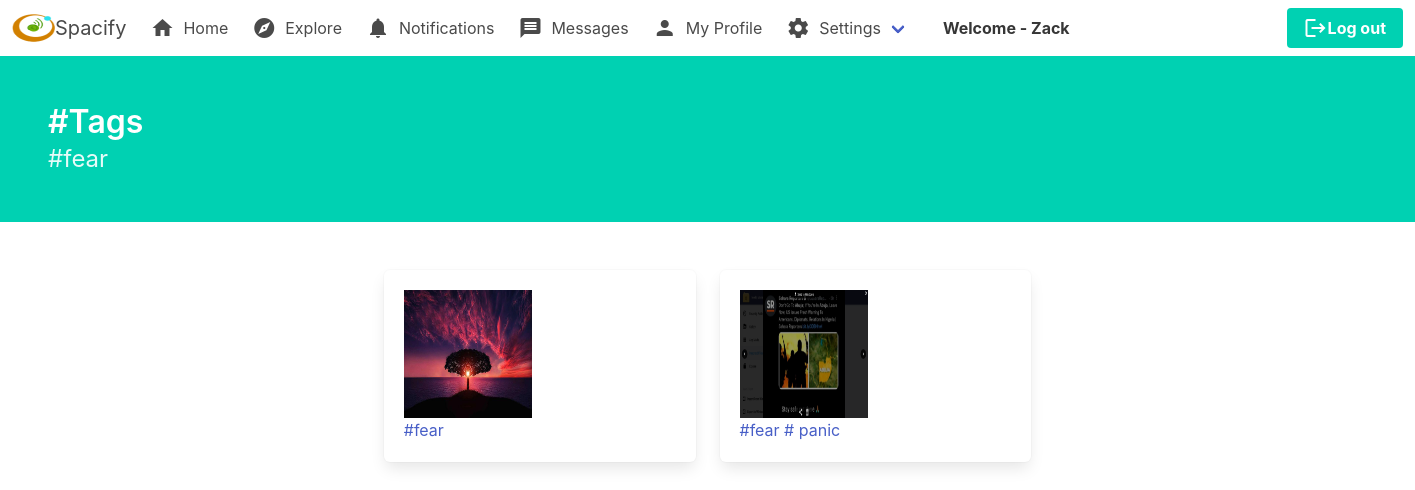
The page /user/tag/fear (signed in) on the database its author committed.
### post/models.py (models this page shows, shortened)
class Tag(models.Model):
    title = models.CharField(max_length=75, verbose_name='Tag')
    slug = models.SlugField(null=False, unique=True)
    class Meta:
        verbose_name_plural='Tags'
    def get_absolute_url(self):
        return reverse('tags', args=[self.slug])
    def __str__(self):
        return self.title

class Post(models.Model):
    id = models.UUIDField(primary_key=True, default=uuid.uuid4, editable=False)
    picture = models.ImageField(upload_to=user_directory_path, verbose_name='Picture', null=False)
    caption = models.TextField(max_length=1500, verbose_name='Caption')
    posted = models.DateTimeField(auto_now_add=True)
    tags = models.ManyToManyField(Tag, related_name='tags')
    user = models.ForeignKey(User, on_delete=models.CASCADE)
    likes = models.IntegerField(default=0)
    def get_absolute_url(self):
        return reverse('postdetails', args=[str(self.id)])

### post/views.py (the view)
# urls.py: path('tag/<slug:tag_slug>', views.tags, name='tags'),
@login_required(login_url = '/login')
def tags(request, tag_slug):
    tag = get_object_or_404(Tag, slug=tag_slug)
    posts = Post.objects.filter(tags=tag).order_by('-posted')
    template = loader.get_template('tags.html')
    context = {
        'posts': posts,
        'tag': tag,
    }
    return HttpResponse(template.render(context, request))

### templates/tags.html (shortened to what this page needs)
{% load static %}
<!DOCTYPE html>
<html>
  <head>
    <link rel="stylesheet" href="{% static '/css/bulma.min.css' %}">
  </head>
  <body>
    <nav class="navbar" role="navigation" aria-label="main navigation">
      <div class="navbar-brand">
        <a class="navbar-item" href="#">
          <img src="{% static '/images/spacify  logo.png' %}" width="43" height="0"><p class="subtitle is-5">Spacify</p>
        </a>
      </div>
      <div id="navbarBasicExample" class="navbar-menu">
        <div class="navbar-start">
          <a href="{% url 'dashboard' %}" class="navbar-item">
            <i class="material-icons">home</i>
            &nbsp; Home
          </a>
          <a class="navbar-item">
            <i class="material-icons">explore</i>
            &nbsp; Explore
          </a>
          <a class="navbar-item">
            <i class="material-icons">notifications</i>
            &nbsp; Notifications
          </a>
          <a href="/messages" class="navbar-item">
            <i class="material-icons">message</i>
            &nbsp; Messages
          </a>
          <a href="{% url 'profile' request.user %}" class="navbar-item">
            <i class="material-icons">person</i>
            &nbsp; {% if user.is_authenticated and user != post.user %}My {% endif %} Profile
          </a>
          <div class="navbar-item has-dropdown is-hoverable">
            <a class="navbar-link">
              <i class="material-icons">settings</i>
              &nbsp; Settings
            </a>
          </div>
        </div>
        <div class="navbar-end">
          <div class="navbar-item">
            <p class=" is-secondary" style="margin-right: 217px; position: relative;">
              <strong>Welcome - {{ request.user }}</strong>
            </p>
            <div class="buttons">
              <a href="{% url 'logout' %}" class="button is-primary">
                <i class="material-icons">logout</i>
                <strong>Log out</strong>
              </a>
            </div>
          </div>
        </div>
      </div>
    </nav>
    <section class="hero is-primary">
        <div class="hero-body">
          <p class="title">
            #Tags
          </p>
          <p class="subtitle is-4">
            #{{ tag.title }}
          </p>
        </div>
    </section>
    <section class="section">
        <div class="container">
          <div class="columns is-mobile is-multiline is-centered">
            {% for post in posts %}
              <div class="column is-one-quarter">
                <div class="box">
                  <figure class="image is-128x128">
                    <a href="{{ post.get_absolute_url }}"><img src="{{ post.picture.url }}" style="position: relative; width: 128px; height: 128px;" alt="Image"></a>
                  </figure>
                  <p>{% for tag in post.tags.all %} <a href="{{ tag.get_absolute_url }}">#{{ tag }}</a>{% endfor %}</p>
                </div>
              </div>
            {% endfor %}
          </div>
        </div>
        <br>
        <br>
    </section>
  </body>
</html>

### rows shown on the page
Tag: title "fear"
Post: picture (picture)
Post: picture (picture)
Tag: title "panic"

### other values the page prints
{{ request.user }} "Zack"
